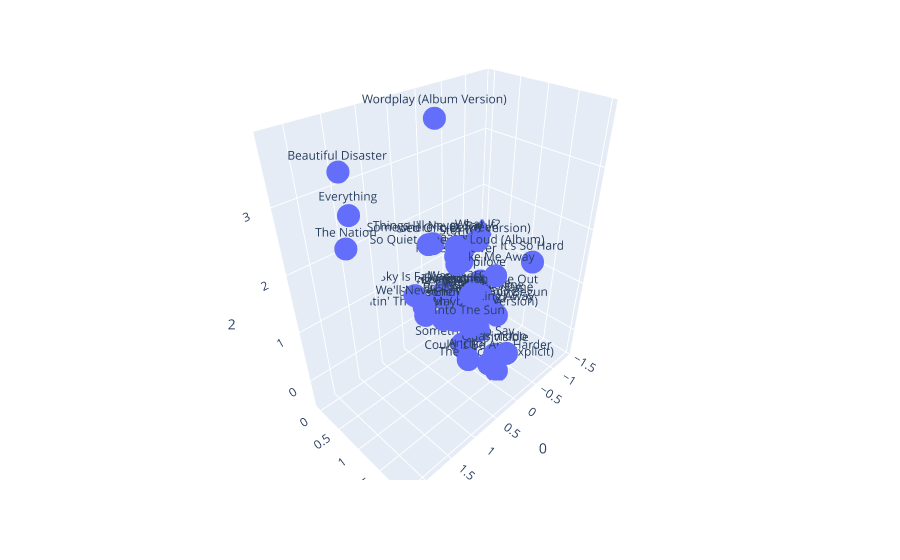

The code cell stored with this chart in its notebook:
### Code cell
import plotly.express as px

fig = px.scatter_3d(tocluster2, x=0,y=1,z=2,text=tocluster2['title'],hover_name=tocluster2['text'])

fig.show()

### Figure 1 — Plotly figure (JSON) as saved in the notebook; plotly's stock layout.template omitted (floating-point values rounded to 4 significant figures)
{"data": [{"hoverlabel": {"namelength": 0}, "hovertemplate": "<b>%{hovertext}</b><br><br>0=%{x}<br>1=%{y}<br>2=%{z}<br>title=%{text}", "hovertext": ["Beautiful Disaster - Jon McLaughlin - acoustic, comedy, country, guitar, jazz, ", "Paintin' The Town (Album Version) - Phil Keaggy - 80s, acoustic, alternative, alternative rock, ambient, ", "Breathing - Lifehouse - 90s, acoustic, alternative, alternative rock, classic, ", "Who We Are - Lifehouse - 90s, acoustic, alternative, alternative rock, classic, ", "Invisible - Clay Aiken - 00s, 80s, 90s, adult contemporary, america, ", "Walking Away - Lifehouse - 90s, acoustic, alternative, alternative rock, classic, ", "Undone - Lifehouse - 90s, acoustic, alternative, alternative rock, classic, ", "Easier To Be - Lifehouse - 90s, acoustic, alternative, alternative rock, classic, ", "Cling And Clatter - Lifehouse - 90s, acoustic, alternative, alternative rock, classic, ", "Everything - Lifehouse - 90s, acoustic, alternative, alternative rock, classic, ", "We'll Never Know - Lifehouse - 90s, acoustic, alternative, alternative rock, classic, ", "Only One - Lifehouse - 90s, acoustic, alternative, alternative rock, classic, ", "Make Me Over - Lifehouse - 90s, acoustic, alternative, alternative rock, classic, ", "Storm - Lifehouse - 90s, acoustic, alternative, alternative rock, classic, ", "Things I'll Never Say - Avril Lavigne - alternative, canada, canadian, female, female vocalist, ", "The Nation - Freeway - alternative, american, bass music, classic, classic rock, ", "The End Has Only Begun - Lifehouse - 90s, acoustic, alternative, alternative rock, classic, ", "Into The Sun - Lifehouse - 90s, acoustic, alternative, alternative rock, classic, ", "Wordplay (Album Version) - Jason Mraz - acoustic, acoustic guitar, alternative rock, country, folk, ", "The Beginning - Lifehouse - 90s, acoustic, alternative, alternative rock, classic, ", "Disarray - Lifehouse - 90s, acoustic, alternative, alternative rock, classic, ", "Take Me Away - Lifehouse - 90s, acoustic, alternative, alternative rock, classic, ", "Anchor - Lifehouse - 90s, acoustic, alternative, alternative rock, classic, ", "Wash - Lifehouse - 90s, acoustic, alternative, alternative rock, classic, ", "Am I Ever Gonna Find Out - Lifehouse - 90s, acoustic, alternative, alternative rock, classic, ", "Somewhere In Between - Lifehouse - 90s, acoustic, alternative, alternative rock, classic, ", "Could It Be Any Harder - The Calling - 00s, 80s, 90s, acoustic, alternative, ", "Learn You Inside Out - Lifehouse - 90s, acoustic, alternative, alternative rock, classic, ", "What If? - Godsmack - acoustic, alternative, alternative metal, country, guitar, ", "Simon - Lifehouse - 90s, acoustic, alternative, alternative rock, classic, ", "Trying - Lifehouse - 90s, acoustic, alternative, alternative rock, classic, ", "Come Back Down - Lifehouse - 90s, acoustic, alternative, alternative rock, classic, ", "It's So Hard - Anouk - 00s, 90s, acoustic, alternative, alternative country, ", "Quasimodo - Lifehouse - 90s, acoustic, alternative, alternative rock, classic, ", "Someone Else's Song - Lifehouse - 90s, acoustic, alternative, alternative rock, classic, ", "My Precious - Lifehouse - 90s, acoustic, alternative, alternative rock, classic, ", "Maybe I - Five for Fighting - acoustic, adult alternative, alternative, classic, guitar, ", "Empty Space - Lifehouse - 90s, acoustic, alternative, alternative rock, classic, ", "How Long - Lifehouse - 90s, acoustic, alternative, alternative rock, classic, ", "Just Another Name - Lifehouse - 90s, acoustic, alternative, alternative rock, classic, ", "Bed Of Lies (LP Version) - matchbox twenty - 90s, acoustic, adult alternative, alternative, alternative rock, ", "Tropilove - DJ Bitman - chile, chilean, electro-funk, electronic, electronic music, ", "Bridges - Lifehouse - 90s, acoustic, alternative, alternative rock, classic, ", "So Quiet_ They're Loud (Album) - Ha Ha Tonka - alternative, alternative country, americana, bloodshot records, daytrotter, ", "Today - Lifehouse - 90s, acoustic, alternative, alternative rock, classic, ", "Sky Is Falling - Lifehouse - 90s, acoustic, alternative, alternative rock, classic, ", "Mesmerized - Lifehouse - 90s, acoustic, alternative, alternative rock, classic, ", "Sky Is Falling - Lifehouse - 90s, acoustic, alternative, alternative rock, classic, ", "The Kitchen (Explicit) - Little Jackie - 00s, acoustic, alternative, alternative pop, alternative rock, ", "Something To Say - Harem Scarem - 80s rock, alternative rock, aor, black metal, canadian, "], "legendgroup": "", "marker": {"color": "#636efa", "symbol": "circle"}, "mode": "markers+text", "name": "", "scene": "scene", "showlegend": false, "text": ["Beautiful Disaster", "Paintin' The Town (Album Version)", "Breathing", "Who We Are", "Invisible", "Walking Away", "Undone", "Easier To Be", "Cling And Clatter", "Everything", "We'll Never Know", "Only One", "Make Me Over", "Storm", "Things I'll Never Say", "The Nation", "The End Has Only Begun", "Into The Sun", "Wordplay (Album Version)", "The Beginning", "Disarray", "Take Me Away", "Anchor", "Wash", "Am I Ever Gonna Find Out", "Somewhere In Between", "Could It Be Any Harder", "Learn You Inside Out", "What If?", "Simon", "Trying", "Come Back Down", "It's So Hard", "Quasimodo", "Someone Else's Song", "My Precious", "Maybe I", "Empty Space", "How Long", "Just Another Name", "Bed Of Lies (LP Version)", "Tropilove", "Bridges", "So Quiet_ They're Loud (Album)", "Today", "Sky Is Falling", "Mesmerized", "Sky Is Falling", "The Kitchen (Explicit)", "Something To Say"], "type": "scatter3d", "x": [1.849, 0.394, 0.2863, -0.3719, 0.3128, -0.1161, -0.18, 0.03503, -0.1652, 2.051, 0.8489, -0.03401, 0.2769, 0.6484, 1.464, 2.241, -0.0999, 0.3967, 0.3815, -0.04562, 0.05323, -0.2216, 0.2167, -0.1178, 0.2075, 0.6616, 0.5082, -0.1635, 0.2085, 0.3083, 0.04321, -1.389, -0.7073, -0.1052, -0.0666, -0.4327, 0.3554, -0.2486, -0.1628, -0.3492, -0.2182, -0.7114, -0.1692, 0.6339, 0.1876, 0.5778, -0.3929, -0.4296, -0.1676, -0.04573], "y": [0.6418, 0.7862, 0.9399, 0.7963, 2.008, 1.438, 0.6254, 1.003, 0.3798, 1.061, 0.8505, 0.9618, 0.9567, 1.303, 1.666, 1.227, 1.094, 1.355, 0.6465, 0.2553, 1.098, 1.289, 1.178, 0.267, 0.1511, 0.869, 1.847, 1.057, 1.283, 1.271, 0.8705, -0.06491, 1.592, 1.464, 0.6771, 0.006479, 0.9988, 0.5067, 1.044, 0.8912, 0.6509, 0.5727, 1.031, 1.311, 0.9829, 0.3336, 0.6762, 1.028, 1.478, 0.8673], "z": [3.548, 0.6107, 1.834, 0.5898, 0.6602, 0.7851, 1.373, 0.9683, 0.4896, 3.247, 1.175, 0.9233, 1.695, 2.327, 2.889, 2.986, 0.6756, 0.822, 3.8, 0.5192, 1.137, 1.408, -0.1271, 0.5945, 0.2023, 2.187, 0.4718, 0.932, 2.22, 1.316, -0.09992, 1.136, 1.57, -0.03048, 0.4569, 0.1637, 0.6974, 0.3353, 0.1796, 0.5281, 1.652, 0.6821, 0.2138, 2.139, 0.878, 0.9416, 0.1918, 0.5944, -0.4472, -0.2986]}], "layout": {"legend": {"tracegroupgap": 0}, "margin": {"t": 60}, "scene": {"domain": {"x": [0, 1], "y": [0, 1]}, "xaxis": {"title": {"text": "0"}}, "yaxis": {"title": {"text": "1"}}, "zaxis": {"title": {"text": "2"}}}}}
